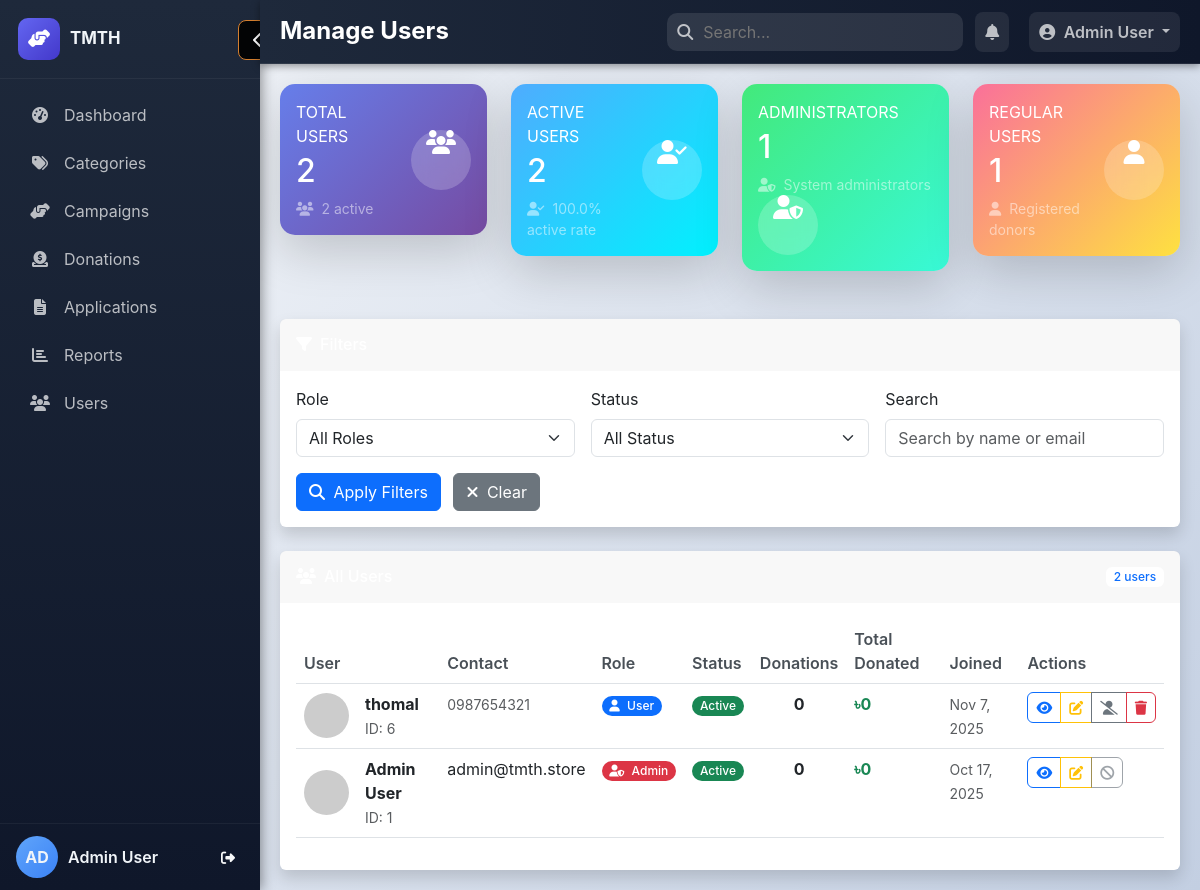
The page /admin/users.php (signed in) on the database its author committed.
### tables this page shows
CREATE TABLE `users` (
  `id` int(11) NOT NULL,
  `name` varchar(100) NOT NULL,
  `email` varchar(100) DEFAULT NULL,
  `password` varchar(255) NOT NULL,
  `phone` varchar(20) DEFAULT NULL,
  `address` text DEFAULT NULL,
  `role` enum('user','admin') DEFAULT 'user',
  `status` enum('active','inactive') DEFAULT 'active',
  `is_guest` tinyint(1) DEFAULT 0,
  `created_at` timestamp NOT NULL DEFAULT current_timestamp(),
  `updated_at` timestamp NOT NULL DEFAULT current_timestamp() ON UPDATE current_timestamp()
);

### admin/users.php (the view, shortened to what this page needs)
<?php
require_once '../includes/config.php';
include 'header.php';
$search = $_GET['search'] ?? '';
$where_conditions = [];
$params = [];
$where_sql = $where_conditions ? "WHERE " . implode(" AND ", $where_conditions) : "";
try {
    $stmt = $pdo->prepare("
        SELECT u.*,
               (SELECT COUNT(*) FROM donations WHERE donor_id = u.id) as donation_count,
               (SELECT SUM(amount) FROM donations WHERE donor_id = u.id AND status = 'completed') as total_donated
        FROM users u
        $where_sql
        ORDER BY u.created_at DESC
    ");
    $stmt->execute($params);
    $users = $stmt->fetchAll(PDO::FETCH_ASSOC);
} catch(PDOException $e) {
    $users = [];
    error_log("Users query error: " . $e->getMessage());
}
$total_users = $pdo->query("SELECT COUNT(*) as count FROM users")->fetch(PDO::FETCH_ASSOC)['count'];
$total_admins = $pdo->query("SELECT COUNT(*) as count FROM users WHERE role = 'admin'")->fetch(PDO::FETCH_ASSOC)['count'];
$active_users = $pdo->query("SELECT COUNT(*) as count FROM users WHERE status = 'active'")->fetch(PDO::FETCH_ASSOC)['count'];
$regular_users = $total_users - $total_admins;
?>
<div class="row mb-4">
    <div class="col-xl-3 col-md-6 mb-4">
        <div class="card stats-card revenue-card shadow-lg border-0">
            <div class="card-body">
                <div class="row align-items-center">
                    <div class="col mr-2">
                        <div class="text-xs font-weight-bold text-white text-uppercase mb-1">
                            Total Users</div>
                        <div class="h2 mb-0 font-weight-bold text-white"><?php echo $total_users; ?></div>
                        <div class="mt-2 text-white-50 small">
                            <i class="fas fa-users me-1"></i>
                            <span><?php echo $active_users; ?> active</span>
                        </div>
                    </div>
                    <div class="col-auto">
                        <div class="icon-circle bg-white-20">
                            <i class="fas fa-users text-white"></i>
                        </div>
                    </div>
                </div>
            </div>
        </div>
    </div>
    <div class="col-xl-3 col-md-6 mb-4">
        <div class="card stats-card donations-card shadow-lg border-0">
            <div class="card-body">
                <div class="row align-items-center">
                    <div class="col mr-2">
                        <div class="text-xs font-weight-bold text-white text-uppercase mb-1">
                            Active Users</div>
                        <div class="h2 mb-0 font-weight-bold text-white"><?php echo $active_users; ?></div>
                        <div class="mt-2 text-white-50 small">
                            <i class="fas fa-user-check me-1"></i>
                            <span><?php echo number_format(($active_users/$total_users)*100, 1); ?>% active rate</span>
                        </div>
                    </div>
                    <div class="col-auto">
                        <div class="icon-circle bg-white-20">
                            <i class="fas fa-user-check text-white"></i>
                        </div>
                    </div>
                </div>
            </div>
        </div>
    </div>
    <div class="col-xl-3 col-md-6 mb-4">
        <div class="card stats-card campaigns-card shadow-lg border-0">
            <div class="card-body">
                <div class="row align-items-center">
                    <div class="col mr-2">
                        <div class="text-xs font-weight-bold text-white text-uppercase mb-1">
                            Administrators</div>
                        <div class="h2 mb-0 font-weight-bold text-white"><?php echo $total_admins; ?></div>
                        <div class="mt-2 text-white-50 small">
                            <i class="fas fa-user-shield me-1"></i>
                            <span>System administrators</span>
                        </div>
                    </div>
                    <div class="col-auto">
                        <div class="icon-circle bg-white-20">
                            <i class="fas fa-user-shield text-white"></i>
                        </div>
                    </div>
                </div>
            </div>
</div>
    </div>
    <div class="col-xl-3 col-md-6 mb-4">
        <div class="card stats-card users-card shadow-lg border-0">
            <div class="card-body">
                <div class="row align-items-center">
                    <div class="col mr-2">
                        <div class="text-xs font-weight-bold text-white text-uppercase mb-1">
                            Regular Users</div>
                        <div class="h2 mb-0 font-weight-bold text-white"><?php echo $regular_users; ?></div>
                        <div class="mt-2 text-white-50 small">
                            <i class="fas fa-user me-1"></i>
                            <span>Registered donors</span>
                        </div>
                    </div>
                    <div class="col-auto">
                        <div class="icon-circle bg-white-20">
                            <i class="fas fa-user text-white"></i>
                        </div>
                    </div>
                </div>
            </div>
        </div>
    </div>
</div>
<div class="card shadow border-0 mb-4">
    <div class="card-header bg-gradient-info text-white py-3 border-0">
        <h6 class="m-0 font-weight-bold"><i class="fas fa-filter me-2"></i>Filters</h6>
    </div>
    <div class="card-body">
        <form method="GET" class="row g-3">
            <div class="col-md-4">
                <label class="form-label">Role</label>
                <select name="role" class="form-select">
                    <option value="">All Roles</option>
                </select>
            </div>
            <div class="col-md-4">
                <label class="form-label">Status</label>
                <select name="status" class="form-select">
                    <option value="">All Status</option>
                </select>
            </div>
            <div class="col-md-4">
                <label class="form-label">Search</label>
                <input type="text" name="search" class="form-control" placeholder="Search by name or email" value="<?php echo htmlspecialchars($search); ?>">
            </div>
            <div class="col-12">
                <button type="submit" class="btn btn-primary me-2"><i class="fas fa-search me-1"></i> Apply Filters</button>
                <a href="users.php" class="btn btn-secondary"><i class="fas fa-times me-1"></i> Clear</a>
            </div>
        </form>
    </div>
</div>
<div class="card shadow border-0">
    <div class="card-header bg-gradient-primary text-white py-3 d-flex justify-content-between align-items-center border-0">
        <h6 class="m-0 font-weight-bold"><i class="fas fa-users me-2"></i>All Users</h6>
        <span class="badge bg-white text-primary"><?php echo count($users); ?> users</span>
    </div>
    <div class="card-body">
        <?php if(empty($users)): ?>
            <div class="text-center py-5">
                <i class="fas fa-users fa-4x text-muted mb-3"></i>
                <h5 class="text-muted">No Users Found</h5>
                <p class="text-muted">No users match your current filters.</p>
            </div>
        <?php else: ?>
            <div class="table-responsive">
                <table class="table table-hover" id="usersTable">
                    <thead class="thead-light">
                        <tr>
                            <th>User</th>
                            <th>Contact</th>
                            <th>Role</th>
                            <th>Status</th>
                            <th>Donations</th>
                            <th>Total Donated</th>
                            <th>Joined</th>
                            <th>Actions</th>
                        </tr>
                    </thead>
                    <tbody>
                        <?php foreach($users as $user): ?>
                        <tr class="hover-effect">
                            <td>
                                <div class="d-flex align-items-center">
                                    <img src="https://ui-avatars.com/api/?name=<?php echo urlencode($user['name']); ?>&background=4361ee&color=fff"
                                         class="rounded-circle me-3" width="45" height="45">
                                    <div>
                                        <strong class="text-dark"><?php echo htmlspecialchars($user['name']); ?></strong>
                                        <br>
                                        <small class="text-muted">ID: <?php echo $user['id']; ?></small>
                                    </div>
                                </div>
                            </td>
                            <td>
                                <div class="text-dark"><?php echo htmlspecialchars($user['email']); ?></div>
                                <?php if($user['phone']): ?>
                                    <small class="text-muted"><?php echo htmlspecialchars($user['phone']); ?></small>
                                <?php endif; ?>
                            </td>
                            <td>
                                <span class="badge bg-<?php echo $user['role'] == 'admin' ? 'danger' : 'primary'; ?> rounded-pill">
                                    <i class="fas fa-<?php echo $user['role'] == 'admin' ? 'user-shield' : 'user'; ?> me-1"></i>
                                    <?php echo ucfirst($user['role']); ?>
                                </span>
                            </td>
                            <td>
                                <span class="badge bg-<?php echo $user['status'] == 'active' ? 'success' : 'secondary'; ?> rounded-pill">
                                    <?php echo ucfirst($user['status']); ?>
                                </span>
                            </td>
                            <td class="text-center">
                                <span class="fw-bold text-dark"><?php echo $user['donation_count']; ?></span>
                            </td>
                            <td class="text-success fw-bold">
                                ৳<?php echo number_format($user['total_donated'] ?? 0, 0); ?>
                            </td>
                            <td>
                                <small class="text-muted"><?php echo date('M j, Y', strtotime($user['created_at'])); ?></small>
                            </td>
                            <td>
                                <div class="btn-group btn-group-sm">
                                    <button type="button" class="btn btn-outline-primary rounded-start" data-bs-toggle="modal" data-bs-target="#viewUserModal"
                                            data-user='<?php echo json_encode($user); ?>'>
                                        <i class="fas fa-eye"></i>
                                    </button>
                                    <button type="button" class="btn btn-outline-warning" onclick="editUser(<?php echo $user['id']; ?>)">
                                        <i class="fas fa-edit"></i>
                                    </button>
                                    <?php if($user['id'] != $_SESSION['user_id']): ?>
                                        <?php if($user['status'] == 'active'): ?>
                                            <button type="button" class="btn btn-outline-secondary" onclick="toggleUserStatus(<?php echo $user['id']; ?>, 'inactive')">
                                                <i class="fas fa-user-slash"></i>
                                            </button>
                                        <?php else: ?>
                                            <button type="button" class="btn btn-outline-success" onclick="toggleUserStatus(<?php echo $user['id']; ?>, 'active')">
                                                <i class="fas fa-user-check"></i>
                                            </button>
                                        <?php endif; ?>
                                        <button type="button" class="btn btn-outline-danger rounded-end" onclick="confirmDelete(<?php echo $user['id']; ?>, '<?php echo htmlspecialchars($user['name']); ?>', '<?php echo htmlspecialchars($user['email']); ?>', <?php echo $user['donation_count']; ?>)">
                                            <i class="fas fa-trash"></i>
                                        </button>
                                    <?php else: ?>
                                        <button type="button" class="btn btn-outline-secondary rounded-end" disabled title="Cannot modify your own account">
                                            <i class="fas fa-ban"></i>
                                        </button>
                                    <?php endif; ?>
                                </div>
                            </td>
                        </tr>
                        <?php endforeach; ?>
                    </tbody>
                </table>
            </div>
        <?php endif; ?>
    </div>
</div>
<?php include 'footer.php'; ?>

### admin/header.php (style rules this page uses)
:root { --sidebar-w: 260px; --sidebar-collapsed: 74px; --topbar-h: 64px; --bg-dark: #0f172a; --bg-dark2: #1e293b; --muted: rgba(255,255,255,0.7); --accent: #4f46e5; }
body { margin: 0; font-family: "Inter", Poppins, sans-serif; background: var(--bg-dark); color: #f1f5f9; overflow-x: hidden; }

### admin/users.php (style rules this page uses)
:root { --primary-gradient: linear-gradient(135deg, #667eea 0%, #764ba2 100%); --success-gradient: linear-gradient(135deg, #4facfe 0%, #00f2fe 100%); --info-gradient: linear-gradient(135deg, #43e97b 0%, #38f9d7 100%); --warning-gradient: linear-gradient(135deg, #fa709a 0%, #fee140 100%); --dark-gradient: linear-gradient(135deg, #434343 0%, #000000 100%); }
body { background: linear-gradient(135deg, #f5f7fa 0%, #c3cfe2 100%); min-height: 100vh; }
.stats-card { color: white; border-radius: 15px; transition: transform 0.3s ease, box-shadow 0.3s ease; }
.revenue-card { background: var(--primary-gradient); }
.donations-card { background: var(--success-gradient); }
.campaigns-card { background: var(--info-gradient); }
.users-card { background: var(--warning-gradient); }
.icon-circle { width: 60px; height: 60px; border-radius: 50%; display: flex; align-items-center: center; justify-content: center; font-size: 1.5rem; }
.bg-white-20 { background: rgba(255, 255, 255, 0.2); backdrop-filter: blur(10px); }
.hover-effect { transition: all 0.3s ease; }
.table th { border-top: none; font-weight: 600; color: #495057; }
.badge { font-weight: 500; }

### rows shown on the page
users: name "thomal", id "6", phone "0987654321", role "User", status "Active", donation_count "0", total_donated "0", created_at "Nov 7, 2025"
users: name "Admin User", id "1", email "admin@tmth.store", role "Admin", status "Active", donation_count "0", total_donated "0", created_at "Oct 17, 2025"

### other values the page prints
substr($_SESSION['user_name'] ?? 'AD',0,2) "AD"
$_SESSION['user_name'] "Admin User"
$page_title "Manage Users"
$total_users "2"
$active_users "2"
$total_admins "1"
$regular_users "1"
count($users) "2"
